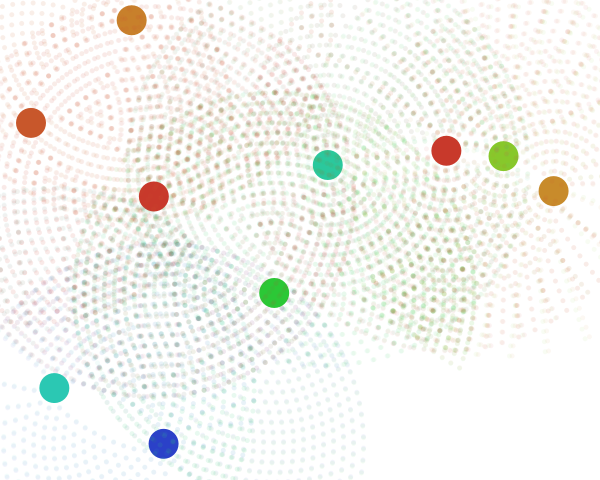
Frame 1 (no input)
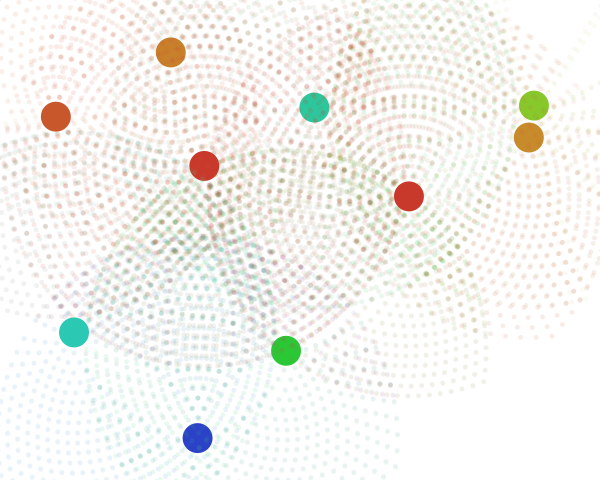
Frame 60 (the mouse pressed at the canvas centre just before this capture)
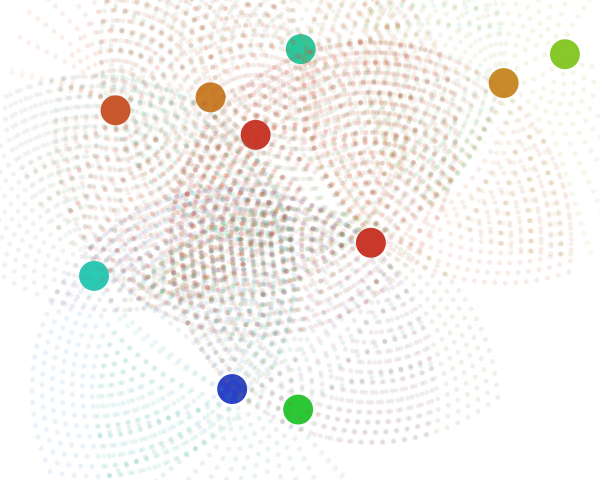
Frame 120 (the mouse held since frame 60 and released just before this capture)

The Processing sketch that drew these frames (run headless with seeded random() and noise(); from frame 60 on, the mouse is pressed at the canvas centre):

// Processing sketch: processing_187231
// ── processing_187231.pde

BobSystem BobsUno;

void setup() {
  size(600, 480);
  colorMode(HSB);
  frameRate(18);
  BobsUno = new BobSystem(10);
}

void draw() {
  background(255);
  BobsUno.runBobs();
}
class Bob {
  PVector position, velocity;
  int size, fieldSize, hue;
  float radius, fieldRadius;
  
  Bob() {
    hue = int(random(0, 255));
    size = 30;
    radius = size/2;
    fieldSize = 400;
    fieldRadius = fieldSize/2;
    int x = int(random(size/2, (width-size/2)));
    int y = int(random(size/2, (height-size/2)));
//    size = int(random(0, 50));
    position = new PVector(x, y);
    velocity = PVector.random2D();
  }
  
  void update() {
    position.add(velocity);
    
    //check for walls
    if((position.x - size/2) <= 0 || (position.x + size/2) >= width){ velocity.x *= -1; }
    if((position.y - size/2) <= 0 || (position.y + size/2) >= height){ velocity.y *= -1; }
  }
  
  void display() {
    renderBob();
  }
  
  void run(ArrayList<Bob> bills) {
    update();
    intersect(bills);
    display();
  }
  
  void intersect(ArrayList<Bob> bills) {
    for(Bob other : bills) {
      float d = PVector.dist(position, other.position);
      PVector dVector = PVector.sub(other.position, position);
      
      if(d > 0){
        for(float i = fieldRadius; i > 0; i-=10) {
          for(float j = other.fieldRadius; j > 0; j-=10) {
            int areIntersecting = checkIntersect(position.x, 
                                                  position.y, 
                                                  i, 
                                                  other.position.x, 
                                                  other.position.y, 
                                                  j);
                                                  
            //If the fields are crossing and have intersection points
            if(areIntersecting == 1){
              float[] intersections = getIntersections(position.x, 
                                                      position.y, 
                                                      i, 
                                                      other.position.x, 
                                                      other.position.y, 
                                                      j);
              renderIntersectShape(intersections, dVector, i);
            }
            
            //If one of the fields is contained in the other
            if(areIntersecting == -1){
//              renderOverlapShape(i);
            }
          }
        }
      }
    }
  }
  
  void renderBob() {
    noStroke();
    fill(hue, 200, 200);
    ellipse(position.x, position.y, size, size);
  }
  
  void renderIntersectShape(float[] intersections, PVector distance, float tempSize) {
    PVector circleNormal = new PVector(radius, 0);
    PVector distIntA = new PVector(intersections[0], intersections[1]);
    PVector distIntB = new PVector(intersections[2], intersections[3]);
    float angle1, angle2;
    
    //Dots
    int dotSize = 5;
    noStroke();
    fill(hue, 200, 200, 15);
    ellipse(distIntA.x, distIntA.y, dotSize, dotSize);
    ellipse(distIntB.x, distIntB.y, dotSize, dotSize);
    
    //Arcs
    /*
    distIntA.sub(position);
    distIntB.sub(position);
    
    if(distance.x > 0){
      if(distIntA.y < distance.y){
        angle1 = getArcAngle(circleNormal, distIntA);
        angle2 = getArcAngle(circleNormal, distIntB);
      } else {
        angle1 = getArcAngle(circleNormal, distIntB);
        angle2 = getArcAngle(circleNormal, distIntA);
      }
      
      if((angle1 - PI) >  angle2){
        angle2 += TWO_PI;
      }
    } else {
      if(distIntA.y > distance.y){
        angle1 = getArcAngle(circleNormal, distIntA);
        angle2 = getArcAngle(circleNormal, distIntB);
      } else {
        angle1 = getArcAngle(circleNormal, distIntB);
        angle2 = getArcAngle(circleNormal, distIntA);
      }
      
      if((angle1 - PI) >  angle2){
        angle2 += TWO_PI;
      }
    }
    noFill();
    strokeWeight(2);
    stroke(0, 0, 0);
    arc(position.x, position.y, 2*tempSize, 2*tempSize, angle1, angle2, OPEN);
    */
    
  }
  
  void renderOverlapShape(float shapeSize){
    noFill();
    strokeWeight(2);
    stroke(0, 0, 0);
    ellipse(position.x, position.y, 2*shapeSize, 2*shapeSize);
  }
  
  void renderField() {
    stroke(100, 50);
    noFill();
    for(int i = 0; i < fieldSize; i+=20){
      ellipse(position.x, position.y, i, i);
    }
  }
}
class BobSystem {
  ArrayList<Bob> bobs;
  int bobAmount;
  
  BobSystem(int bobNumber) {
    bobs = new ArrayList<Bob>();
    bobAmount = bobNumber;
    
    for(int i = 0; i < bobAmount; i++){
      bobs.add(new Bob());
    }
  }
  
  void runBobs() {
    for(Bob b : bobs){
      b.run(bobs);
    }
  }
}
int checkIntersect(float x0, float y0, float r0, float x1, float y1, float r1) {
  int doTheyIntersect;
  float dx, dy, d;
  
  //Calculating distance between centerpoints
  dx = x1 - x0;
  dy = y1 - y0;
  d = sqrt(sq(dy)+sq(dx)); 
  
  //Using distance to determine if they intersect
  if(d > (r0 + r1)) {
    //No intersection
    doTheyIntersect = 0;
  } else if (d < abs(r0 - r1)){
    //One is contained within the other
    doTheyIntersect = -1;
  } else {
    
    //They intersect
    doTheyIntersect = 1;
  }
  
  return doTheyIntersect;
}

float[] getIntersections(float x0, float y0, float r0, float x1, float y1, float r1) {
  float dx, dy, d, a, x2, y2, h, rx, ry, xi1, xi2, yi1, yi2;
  float[] intersectionPoints = new float[4];
  
  dx = x1 - x0;
  dy = y1 - y0;
  d = sqrt(sq(dy)+sq(dx));

  a = ((r0*r0) - (r1*r1) + (d*d)) / (2.0 * d);
  x2 = x0 + (dx * a/d);
  y2 = y0 + (dy * a/d);
  h = sqrt(sq(r0) - sq(a));
  rx = (0-dy) * (h/d);
  ry = dx * (h/d);
  xi1 = x2 + rx;
  xi2 = x2 - rx;
  yi1 = y2 + ry;
  yi2 = y2 - ry;
  
  intersectionPoints[0] = xi1;
  intersectionPoints[1] = yi1;
  intersectionPoints[2] = xi2;
  intersectionPoints[3] = yi2;
  
  return intersectionPoints;
}

float getArcAngle(PVector normal, PVector intersection) {
  float angle;
  
  angle = PVector.angleBetween(normal, intersection);
  
  if(intersection.y < 0){
    angle = TWO_PI - angle;
  }
  
  return angle;
}
